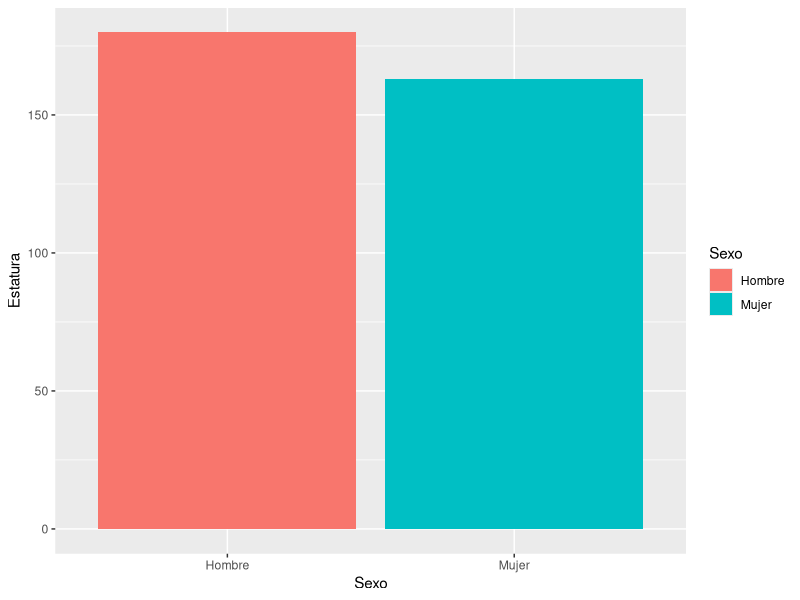

Recreate this plot in R.
## ---- chunk 1
library(dplyr)
my_data <- readr::read_csv("../data/student-dataset.csv")

my_data <- my_data |> 
  rename(Sexo = Gender) |> 
  rename(Estatura = Height_cm)
my_data$Sexo <- ifelse(my_data$Sexo == "Male", "Hombre", "Mujer")
my_data$Sexo1 <- ifelse(my_data$Sexo == "Male", "Hombre", "Mujer")
my_data$Sexo2 <- ifelse(my_data$Sexo != "Female", "Hombre", "Mujer")

my_data$Sexo1 == my_data$Sexo2
## ---- chunk 2
# Operador !

2 == 2
!(2==3)

# my_data  <- my_data |> filter(!is.na(variable))
## ---- chunk 3
library(ggplot2)

my_data |> 
  group_by(Sexo) |> 
  summarise(
    Estatura = mean(Estatura)
  ) |> 
  ggplot(aes(Sexo, Estatura, fill=Sexo))+
  geom_col()
## ---- chunk 4

hombres <- my_data |> 
  filter(Sexo == "Hombre")
mujeres <- my_data |> 
  filter(Sexo == "Mujer")

t.test(hombres$Estatura, mujeres$Estatura)
